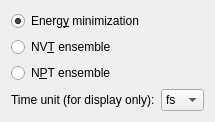
  <widget class="WPIntro" name="simTypeWizardPage">
   <property name="title">
    <string>Type of the simulation</string>
   </property>
   <property name="subTitle">
    <string>Select the type of simulation</string>
   </property>
   <attribute name="pageId">
    <string notr="true">typeselectionpage</string>
   </attribute>
   <layout class="QVBoxLayout" name="verticalLayout_2">
    <item>
     <widget class="QRadioButton" name="typeEnergyMinimizationRadioButton">
      <property name="text">
       <string>Energ&amp;y minimization</string>
      </property>
      <property name="checked">
       <bool>true</bool>
      </property>
     </widget>
    </item>
    <item>
     <widget class="QRadioButton" name="typeNVTRadioButton">
      <property name="text">
       <string>NV&amp;T ensemble</string>
      </property>
     </widget>
    </item>
    <item>
     <widget class="QRadioButton" name="typeNPTRadioButton">
      <property name="text">
       <string>N&amp;PT ensemble</string>
      </property>
     </widget>
    </item>
    <item>
     <layout class="QHBoxLayout" name="horizontalLayout">
      <item>
       <widget class="QLabel" name="label_8">
        <property name="text">
         <string>Time unit (for display only):</string>
        </property>
       </widget>
      </item>
      <item>
       <widget class="QComboBox" name="timeUnitComboBox">
        <item>
         <property name="text">
          <string>fs</string>
         </property>
        </item>
        <item>
         <property name="text">
          <string>ps</string>
         </property>
        </item>
        <item>
         <property name="text">
          <string>ns</string>
         </property>
        </item>
        <item>
         <property name="text">
          <string>ps</string>
         </property>
        </item>
       </widget>
      </item>
     </layout>
    </item>
   </layout>
  </widget>
